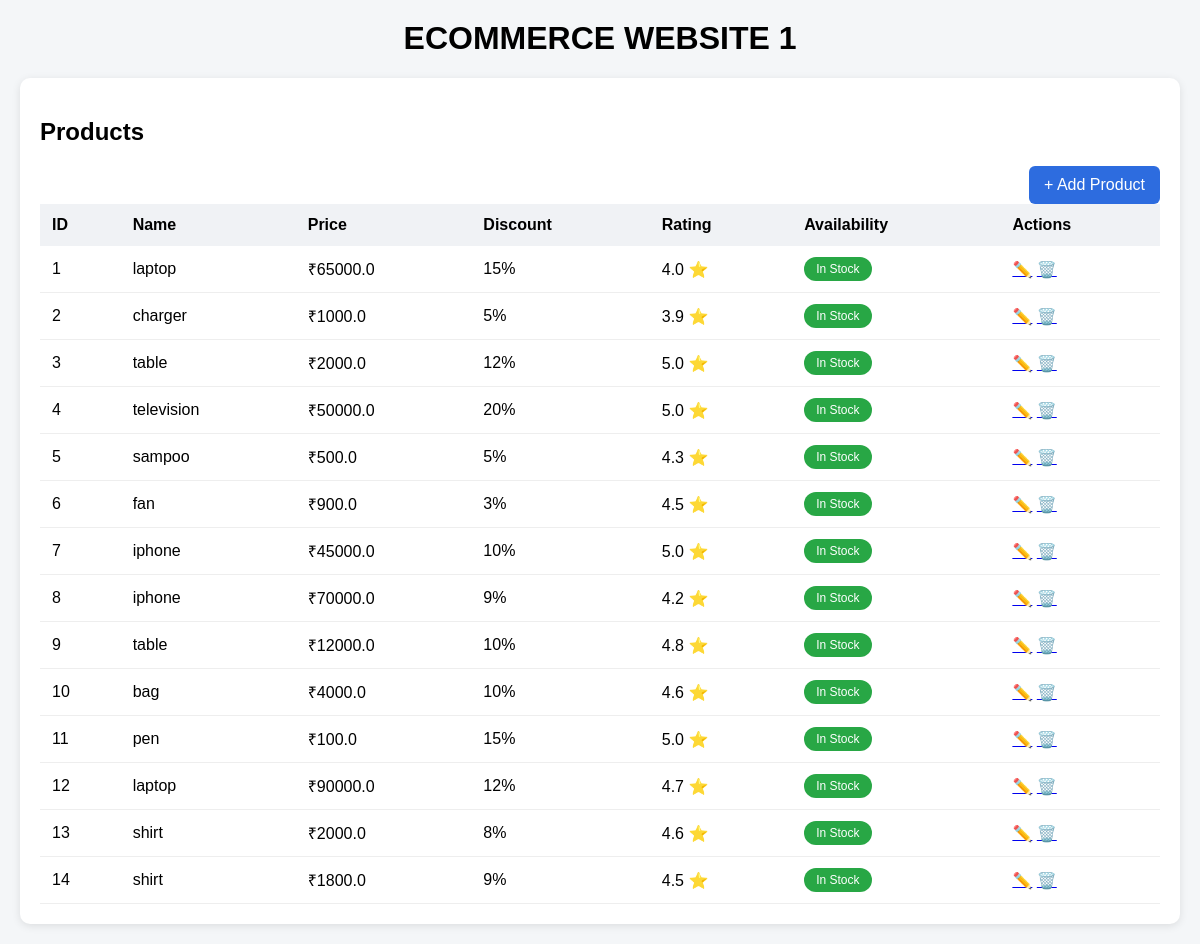
/products, run on an earlier commit of the app's database.
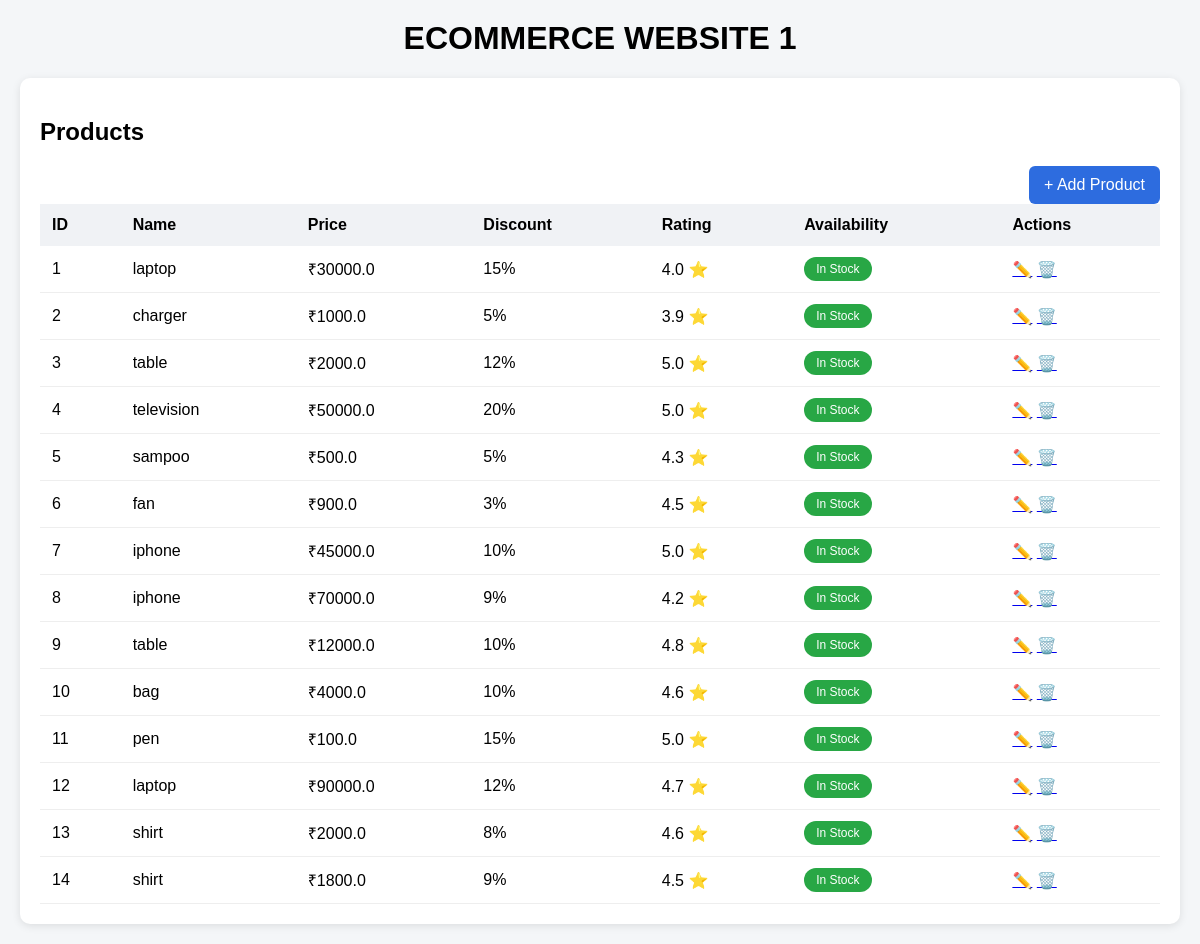
And on a later commit of the database.
### tables this page shows
CREATE TABLE products (
            id INTEGER PRIMARY KEY AUTOINCREMENT,
            name TEXT NOT NULL,
            price REAL NOT NULL,
            discount INTEGER,
            availability TEXT
        , rating REAL DEFAULT 0);

### app/routes/product_routes.py (the view)
@product_bp.route("/products")
def view_products():
    conn = get_connection()
    cursor = conn.cursor()
    cursor.execute("SELECT * FROM products")
    products = cursor.fetchall()
    conn.close()
    return render_template("products.html", products=products)

### app/routes/product_routes.py (called while the page is built)
def get_connection():
    return sqlite3.connect(DB_PATH, check_same_thread=False)

### app/templates/products.html
<link rel="stylesheet" href="{{ url_for('static', filename='css/style.css') }}">
<h1>ECOMMERCE WEBSITE 1</h1>
<div class="container">
<h2>Products</h2>
<a class="add-btn" href="/add">+ Add Product</a>
<table>
<tr>
    <th>ID</th>
    <th>Name</th>
    <th>Price</th>
    <th>Discount</th>
    <th>Rating</th>
    <th>Availability</th>
    <th>Actions</th>
</tr>
{% for p in products %}
<tr>
    <td>{{ loop.index }}</td>
    <td>{{ p[1] }}</td>
    <td>₹{{ p[2] }}</td>
    <td>{{ p[3] }}%</td>
    <td>{{ p[5] }} ⭐</td>
    <td>
        {% if p[4] == "In Stock" %}
            <span class="badge instock">In Stock</span>
        {% else %}
            <span class="badge outstock">Out of Stock</span>
        {% endif %}
    </td>
    <td>
        <a href="/edit/{{p[0]}}">✏️</a>
        <a href="/delete/{{p[0]}}">🗑️</a>
    </td>
</tr>
{% endfor %}
</table>
</div>

What changed in the data, as far as the page shows it:
changed products (number 1 of 14 on the later page): price "65000.0" → "30000.0"
